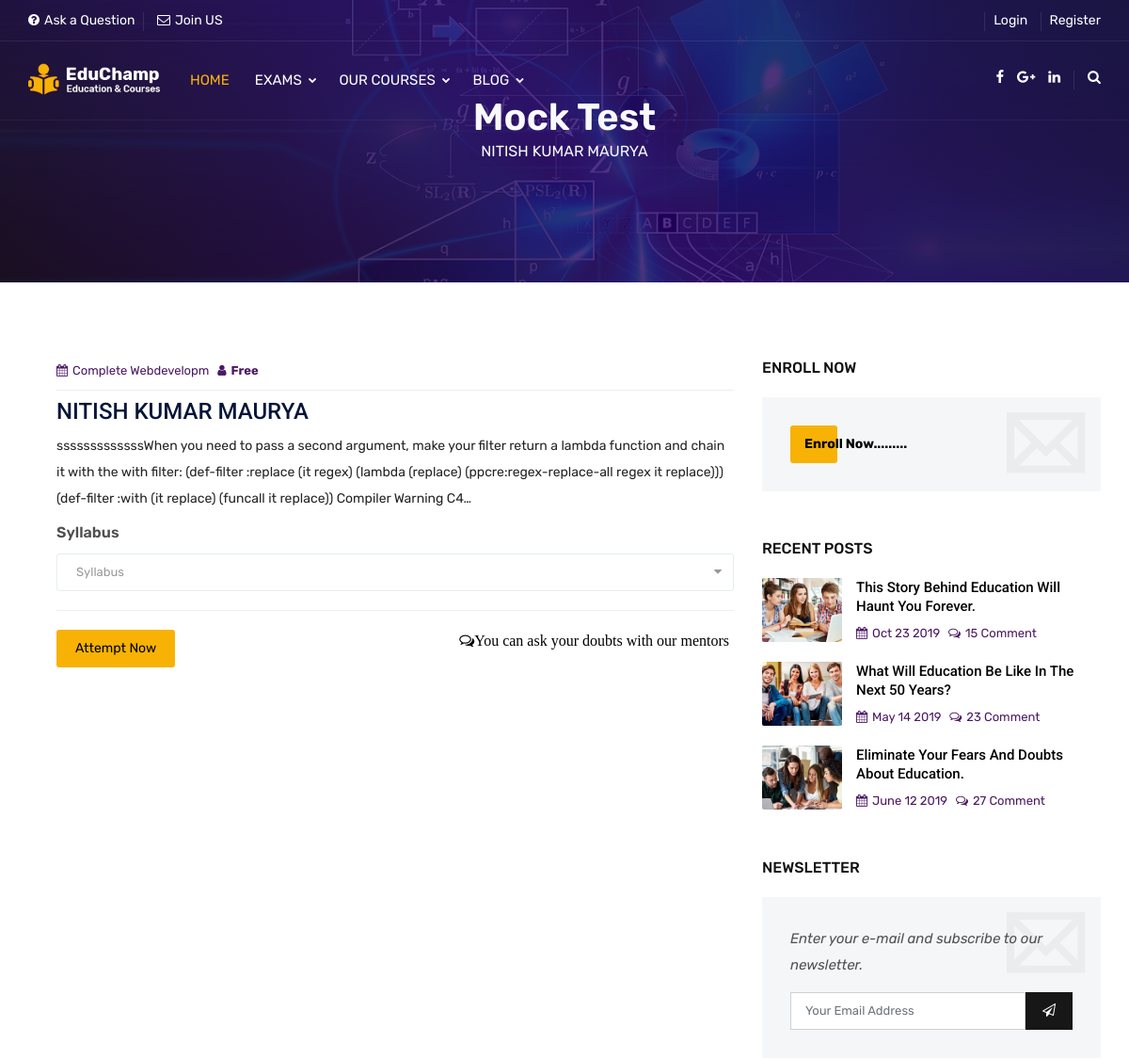
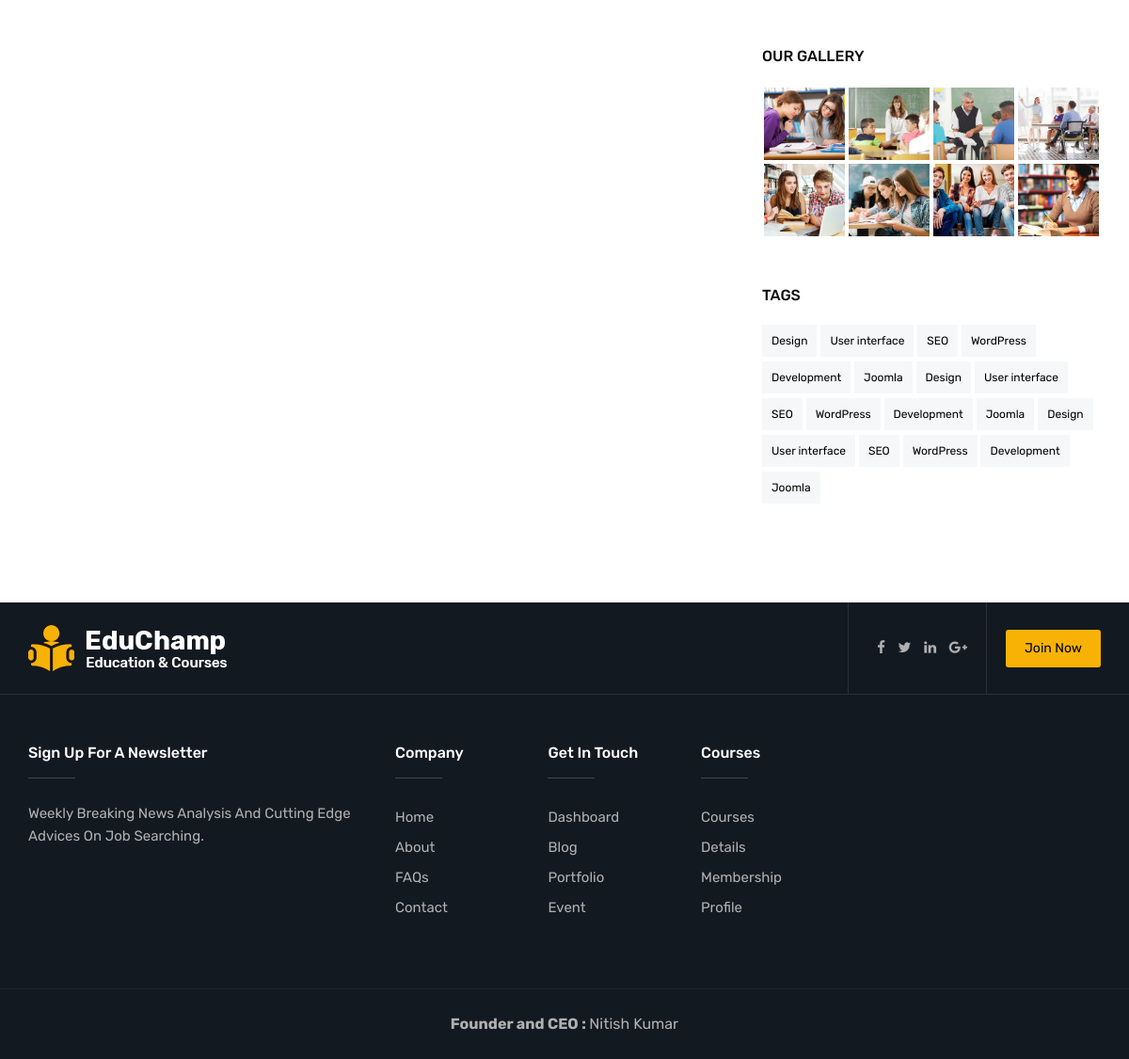
Page /tests/testserieses/tests on the committed database (2 pictures, top to bottom).
### testseries/models.py (models this page shows)
class QuizCourse(models.Model):
    title = models.CharField(max_length=50, help_text="quiz type for exam,")
    exam  = models.ForeignKey(Exam, on_delete=DO_NOTHING, null=True)
    description = models.TextField(max_length=5000, help_text="must include our features of our website")
    designed_by = models.ForeignKey(Educator, on_delete=DO_NOTHING)
    price = models.IntegerField(null=False)
    discount = models.IntegerField(null=False , default = 0)
    active = models.BooleanField(default = False)
    thumbnail = models.ImageField(upload_to = "media/tests/thumbnails/")
    date = models.DateTimeField(auto_now_add= True)
    no_of_quizes = models.IntegerField(null=False)
    slug = models.CharField(max_length=50)

class Quiz(models.Model):
    type = models.ForeignKey(Category,on_delete=models.DO_NOTHING)
    quiz = models.ForeignKey(QuizCourse, on_delete=models.CASCADE, null=True, default="")
    name = models.CharField(max_length=50, default="")
    is_timed = models.BooleanField(default=True)
    is_preview = models.BooleanField(default=True)
    description = models.CharField(max_length=500)
    no_of_quesitions = models.IntegerField(default=0)
    slug = models.CharField(max_length=50)

### home/models.py (models this page shows)
class Educator(models.Model):
    name = models.CharField(max_length=50)
    user = models.ForeignKey(User, on_delete=models.CASCADE)
    description = models.TextField(max_length=500)
    image = models.ImageField(upload_to="media/educator/", blank=True)
    def __str__(self):
        return self.name

### exam/models.py (models this page shows)
class Category(models.Model):
    name = models.CharField(max_length=20)
    def __str__(self):
        return self.name

### testseries/views.py (the view)
# urls.py: path('tests/', include('testseries.urls')),
def testseries(request, slug):
    testseries = QuizCourse.objects.filter(slug=slug).first()
    tests = Quiz.objects.filter(quiz=testseries)
    context = {
        'testseries': testseries,
        'tests': tests
    }
    return render(request, 'Eduguider/testseries.html', context)

### templates/Eduguider/testseries.html (shortened to what this page needs)
{% extends 'Eduguider/base.html'%}
{%load static%}
{% block head %}
<head>
	<link rel="stylesheet" type="text/css" href='{% static "assets/css/assets.css"%}'>
	<link rel="stylesheet" type="text/css" href='{% static "assets/css/typography.css"%}'>
	<link rel="stylesheet" type="text/css" href='{% static "assets/css/shortcodes/shortcodes.css"%}'>
	<link rel="stylesheet" type="text/css" href='{% static "assets/css/style.css"%}'>
	<link class="skin" rel="stylesheet" type="text/css" href='{% static "assets/css/color/color-1.css"%}'>
</head>
{% endblock %}
{% block body %}
<div class="page-wraper">
    <div class="page-content bg-white">
        <div class="page-banner ovbl-dark" style="background-image:url(http://127.0.0.1:8000/media/media/tests/thumbnails/banner-g4e70b8d46_1280.jpg);">
            <div class="container">
                <div class="page-banner-entry">
                    <h1 class="text-light">{{testseries.title}}</h1>
					<p class="text-light center" >{{testseries.designed_by}}</p>
				</div>
            </div>
        </div>
         <div class="content-block">
			<div class="section-area section-sp1">
				<div class="container">
					<div class="row">
						<div class="col-lg-8">
                            {% for test in tests %}
							<div class="blog-post blog-md clearfix">
								<div class="ttr-post-info">
									<ul class="media-post">
										<li><a href="#"><i class="fa fa-calendar"></i>{{test.type}}</a></li>
                                        {% if test.is_preview is True %}
										<li><a href="#"><i class="fa fa-user"></i><b>Free</b></a></li>
                                        {% else%}
                                        <li><a href="#"><i class="fa fa-user"></i><b>Enroll to attempt</b></a></li>
                                        {% endif %}
									</ul>
									<h5 class="post-title"><a href="strategies/{{strategie.slug}}">{{test.name}}</a></h5>
									<p>{{test.description |truncatechars:300}}</p>
                                        <label for="inputState">Syllabus</label>
                                        <select id="inputState" class="form-control">
                                          <option selected>Syllabus</option>
                                        </select>
									<div class="post-extra">
										<a href="strategies/{{strategie.slug}}" class="btn">Attempt Now</a>
										<a href="#" class="comments-bx"><i class="fa fa-comments-o">You can ask your doubts with our mentors</i></a>
									</div>
								</div>
							</div>
							{%endfor%}
						</div>
						<div class="col-lg-4 sticky-top">
							<aside class="side-bar sticky-top">
								<div class="widget">
                                        <div class="widget widget-newslatter">
                                            <h6 class="widget-title">Enroll Now</h6>
                                            <div class="news-box">
                                                <a href="" class="btn">Enroll Now.........</a>
                                            </div>
                                        </div>
								</div>
								<div class="widget recent-posts-entry">
									<h6 class="widget-title">Recent Posts</h6>
									<div class="widget-post-bx">
										<div class="widget-post clearfix">
											<div class="ttr-post-media"> <img src='{% static "assets/images/blog/recent-blog/pic1.jpg"%}' width="200" height="143" alt=""> </div>
											<div class="ttr-post-info">
												<div class="ttr-post-header">
													<h6 class="post-title"><a href="blog-details.html">This Story Behind Education Will Haunt You Forever.</a></h6>
												</div>
												<ul class="media-post">
													<li><a href="#"><i class="fa fa-calendar"></i>Oct 23 2019</a></li>
													<li><a href="#"><i class="fa fa-comments-o"></i>15 Comment</a></li>
												</ul>
											</div>
										</div>
										<div class="widget-post clearfix">
											<div class="ttr-post-media"> <img src='{% static "assets/images/blog/recent-blog/pic2.jpg"%}' width="200" height="160" alt=""> </div>
											<div class="ttr-post-info">
												<div class="ttr-post-header">
													<h6 class="post-title"><a href="blog-details.html">What Will Education Be Like In The Next 50 Years?</a></h6>
												</div>
												<ul class="media-post">
													<li><a href="#"><i class="fa fa-calendar"></i>May 14 2019</a></li>
													<li><a href="#"><i class="fa fa-comments-o"></i>23 Comment</a></li>
												</ul>
											</div>
										</div>
										<div class="widget-post clearfix">
											<div class="ttr-post-media"> <img src='{% static "assets/images/blog/recent-blog/pic3.jpg"%}' width="200" height="160" alt=""> </div>
											<div class="ttr-post-info">
												<div class="ttr-post-header">
													<h6 class="post-title"><a href="blog-details.html">Eliminate Your Fears And Doubts About Education.</a></h6>
												</div>
												<ul class="media-post">
													<li><a href="#"><i class="fa fa-calendar"></i>June 12 2019</a></li>
													<li><a href="#"><i class="fa fa-comments-o"></i>27 Comment</a></li>
												</ul>
											</div>
										</div>
									</div>
								</div>
								<div class="widget widget-newslatter">
									<h6 class="widget-title">Newsletter</h6>
									<div class="news-box">
										<p>Enter your e-mail and subscribe to our newsletter.</p>
										<form class="subscription-form" action="" method="post">
											<div class="input-group">
												<input name="dzEmail" required="required" type="email" class="form-control" placeholder="Your Email Address"/>
												<button name="submit" value="Submit" type="submit" class="btn black radius-no">
													<i class="fa fa-paper-plane-o"></i>
												</button>
											</div>
										</form>
									</div>
								</div>
								<div class="widget widget_gallery gallery-grid-4">
									<h6 class="widget-title">Our Gallery</h6>
									<ul>
										<li><div><a href="#"><img src='{% static "assets/images/gallery/pic2.jpg"%}' alt=""></a></div></li>
										<li><div><a href="#"><img src='{% static "assets/images/gallery/pic1.jpg"%}' alt=""></a></div></li>
										<li><div><a href="#"><img src='{% static "assets/images/gallery/pic5.jpg"%}' alt=""></a></div></li>
										<li><div><a href="#"><img src='{% static "assets/images/gallery/pic7.jpg"%}' alt=""></a></div></li>
										<li><div><a href="#"><img src='{% static "assets/images/gallery/pic8.jpg"%}' alt=""></a></div></li>
										<li><div><a href="#"><img src='{% static "assets/images/gallery/pic9.jpg"%}' alt=""></a></div></li>
										<li><div><a href="#"><img src='{% static "assets/images/gallery/pic3.jpg"%}' alt=""></a></div></li>
										<li><div><a href="#"><img src='{% static "assets/images/gallery/pic4.jpg"%}' alt=""></a></div></li>
									</ul>
								</div>
								<div class="widget widget_tag_cloud">
									<h6 class="widget-title">Tags</h6>
									<div class="tagcloud">
										<a href="#">Design</a>
										<a href="#">User interface</a>
										<a href="#">SEO</a>
										<a href="#">WordPress</a>
										<a href="#">Development</a>
										<a href="#">Joomla</a>
										<a href="#">Design</a>
										<a href="#">User interface</a>
										<a href="#">SEO</a>
										<a href="#">WordPress</a>
										<a href="#">Development</a>
										<a href="#">Joomla</a>
										<a href="#">Design</a>
										<a href="#">User interface</a>
										<a href="#">SEO</a>
										<a href="#">WordPress</a>
										<a href="#">Development</a>
										<a href="#">Joomla</a>
									</div>
								</div>
							</aside>
						</div>
					</div>
				</div>
			</div>
        </div>
    </div>
	</div>
</div>
{% endblock %}

### static/assets/css/typography.css (style rules this page uses)
body { background-color: #fff; font-family: Rubik; font-size: 16px; font-weight: 400; color:#505050; padding: 0; margin: 0; overflow-x: hidden; -webkit-font-smoothing: antialiased; font-smoothing: antialiased; -moz-osx-font-smoothing: grayscale; scroll-behavior: smooth; }
a { color: #6f6f6f; outline: 0 none; text-decoration: none; }
img { border-style: none; height: auto; max-width: 100%; vertical-align: middle; }
section, article, aside, details, figcaption, figure, footer, header, hgroup, main, menu, nav, summary { display: block; }
p, address, pre, hr, ul, ol, dl, dd, table { margin-bottom: 24px; }
p { line-height: 28px; margin-bottom: 24px; }
h1, h2, h3, h4, h5, h6 { color: #111111; font-family: rubik; margin-top:0; }
h1 a, h2 a, h3 a, h4 a, h5 a, h6 a { color: inherit; }
h1 { font-size: 36px; line-height: 45px; margin-bottom: 25px; font-weight: 700; }
h5 { font-size: 18px; line-height: 24px; margin-bottom: 10px; font-weight: 500; }
h6 { font-size: 16px; line-height: 22px; margin-bottom: 10px; font-weight: 500; }
dl, ul, ol { list-style-position: outside; padding: 0; }
ul, ol { margin-bottom: 24px; }
ul li, ol li { padding: 0; }
.bg-white { background-color: #FFF; }

### static/assets/css/style.css (style rules this page uses)
.sticky-top { top:100px; }
.page-banner { height: 300px; background-size: cover; background-position: center center; display: table; width: 100%; text-align:left; }
.page-banner .container { display: table; height: 100%; }
.page-banner-entry { display: table-cell; vertical-align: middle; text-align: center; }
.page-banner h1 { font-weight:600; font-size:40px; margin-bottom: 0; }
.blog-post { position: relative; margin-bottom: 30px; }
.blog-md .ttr-post-info { border: none; padding-left:30px; }
.blog-md .ttr-post-info .post-title { margin-top:0; }
.blog-md, .blog-md .ttr-post-info { overflow: hidden; }
.blog-md .ttr-post-info, .blog-md .ttr-post-media { display: table-cell; vertical-align: middle; }
.blog-md .ttr-post-info > div:last-child { margin-bottom:0; }
.blog-post .post-title, .recent-news .post-title { font-size: 24px; margin-top: 0px; margin-bottom: 6px; font-family: roboto; line-height: 34px; }
.comments-bx { margin-left:auto; color:#000; }
.comments-bx i { margin-right:5px; }
.post-extra { display: flex; border-top: 1px solid #EEEEEE; padding-top: 20px; margin-top: 20px; }
.media-post { border-bottom: 1px solid #EEEEEE; padding-bottom: 10px; margin-bottom: 15px; }
.media-post, .post-tag { margin-bottom: 5px; }
.media-post li { list-style: none; display: inline-block; font-size: 13px; text-transform: capitalize; font-family: ; margin-right: 5px; }
.media-post li a { color:var(--primary); vertical-align: middle; }
.media-post li a i { margin-right:5px; font-size: 13px; }
.post-title a { color:#061538; }
.blog-post p, .recent-news p { margin-bottom: 10px; font-size: 14px; color:#242424; }
.section-sp1 { padding-top:80px; padding-bottom:50px; }
.ovbl-middle:after, .ovbl-light:after, .ovbl-dark:after { background: #391800; background: -moz-linear-gradient(left, #391800 0%, #001739 38%, #321001 71%, #011e32 100%); background: -webkit-linear-gradient(left, #391800 0%,#001739 38%,#321001 71%,#011e32 100%); background: linear-gradient(to right, #391800 0%,#001739 38%,#321001 71%,#011e32 100%); filter: progid:DXImageTransform.Microsoft.gradient( startColorstr='#391800', endColorstr='#011e32',GradientType=1 ); }

### static/assets/css/shortcodes/button.css (style rules this page uses)
.btn { -moz-user-select: none; border: 1px solid rgba(0, 0, 0, 0); border-radius: 4px; display: inline-block; font-size: 16px; font-weight: 400; line-height: 1.25; padding: 8px 16px; text-align: center; transition: all 0.2s ease-in-out 0s; vertical-align: middle; white-space: nowrap; }
.btn, .btn-secondry { color: #fff; padding: 10px 20px; display: inline-block; font-size: 14px; outline: none; cursor: pointer; outline: none; border-width: 0; border-style: solid; border-color: transparent; line-height: 1.42857; border-radius: 3px; font-weight: 400; text-align:center; font-family: rubik; }
.btn { background-color: #EFBB20; }
.radius-no { border-radius: 0; -webkit-border-radius: 0; }
.btn.black { background-color: #171717; color: #fff; }

### static/assets/css/shortcodes/layout.css (style rules this page uses)
#bg { background-attachment: fixed; background-size: cover; }

### rows in the picture
QuizCourse: title "Mock Test", designed_by "NITISH KUMAR MAURYA"
Quiz: type "Complete Webdevelopm", is_preview True (drawn), name "NITISH KUMAR MAURYA", description "sssssssssssssWhen you need to pass a second argument, make your filter return a lambda function and chain it with the with filter: (def-filter :replace (it regex) (lambda (replace) (ppcre:regex-replace-all regex it replace))) (def-filter :with (it replace) (funcall it replace)) Compiler Warning C4…"
